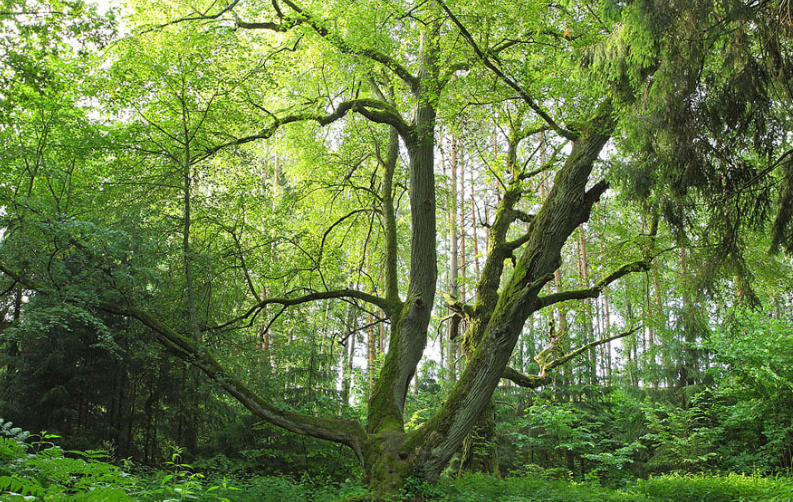
#> input picture Wald.png, 793 x 502 px
$ python F_S_Dithering.py
#> lines starting #> are read from the running program, lines starting #| are printed output that depends on the picture
from PIL import Image

obr = Image.open('Wald.png')
#> obr is the input picture: PIL image 793x502 RGB; mean R, G, B 101.9, 124.2, 65.7
pixels = obr.load()
width = obr.size[0]
#> width = 793
height = obr.size[1]
#> height = 502
for y in range(height - 1):
    for x in range(1, width - 1):
        listfrac = [(7 / 16), (1 / 16), (5 / 16), (3 / 16)]
        listcoord = [[[x + 1], [y]], [[x + 1], [y + 1]], [[x], [y + 1]], [[x - 1], [y + 1]]]
        r = pixels[x, y][0]
        g = pixels[x, y][1]
        b = pixels[x, y][2]
        col = []

        if r <= 127:
            rerr = r - 0
            r = 0
        elif r > 127:
            rerr = r - 255
            r = 255
        if g <= 127:
            gerr = g - 0
            g = 0
        elif g > 127:
            gerr = g - 255
            g = 255
        if b <= 127:
            berr = b
            b = 0
        elif b > 127:
            berr = b - 255
            b = 255
        col.append(r)
        col.append(g)
        col.append(b)
        pixels[x, y] = (r, g, b)

        for s in range(4):  # both the coord and the fractions
            a = int(str(listcoord[s][0]).strip('[]'))
            b = int(str(listcoord[s][1]).strip('[]'))
            oldcol = pixels[a, b]
            newr = oldcol[0] + round(rerr * listfrac[s])
            newg = oldcol[1] + round(gerr * listfrac[s])
            newb = oldcol[2] + round(berr * listfrac[s])
            pixels[a, b] = (newr, newg, newb)
#> after the loop, berr = 92; gerr = 115; rerr = 115

obr.save('fin_product.png')
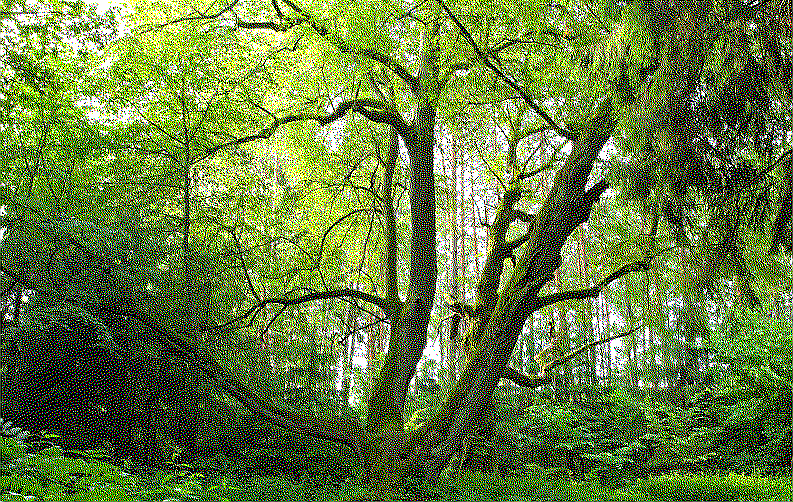
#> saved as fin_product.png: PIL image 793x502 RGB; mean R, G, B 101.9, 124.1, 66.1
print('Im done')
